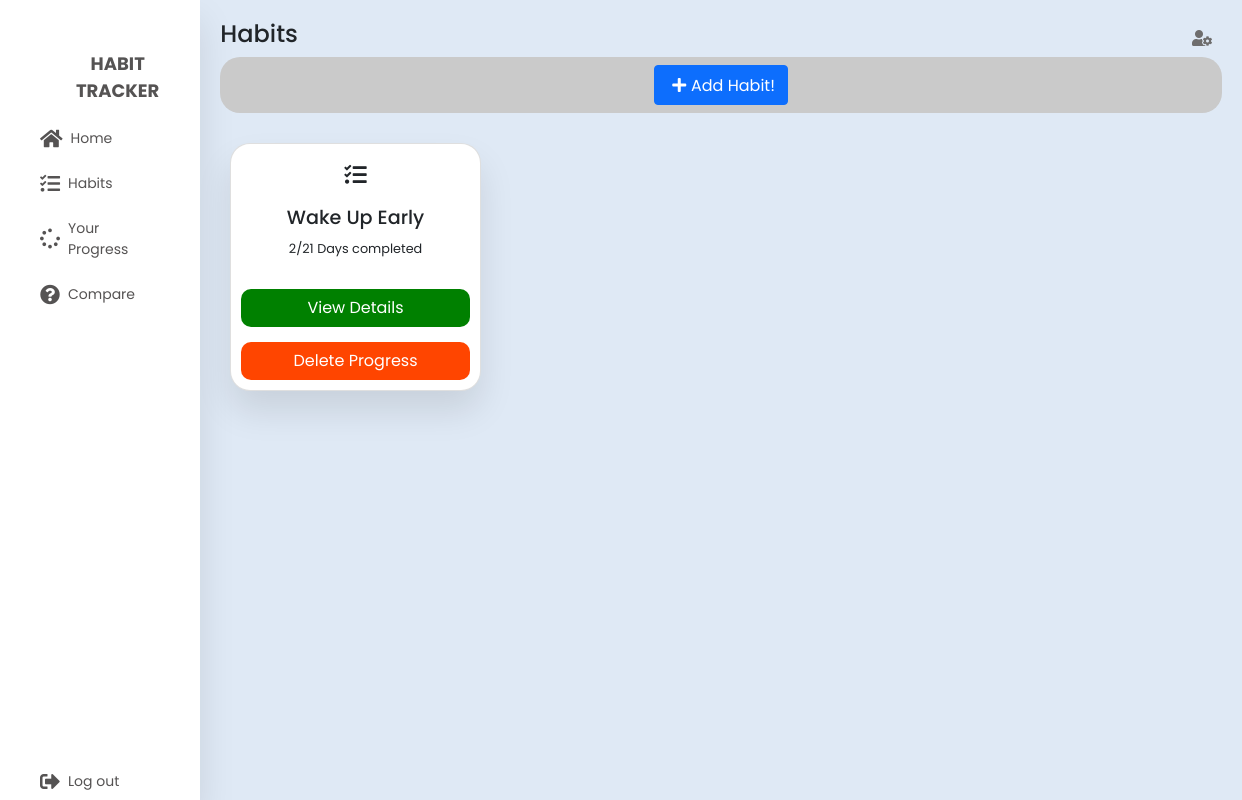
The page /tasks (signed in) on the database as committed earlier.
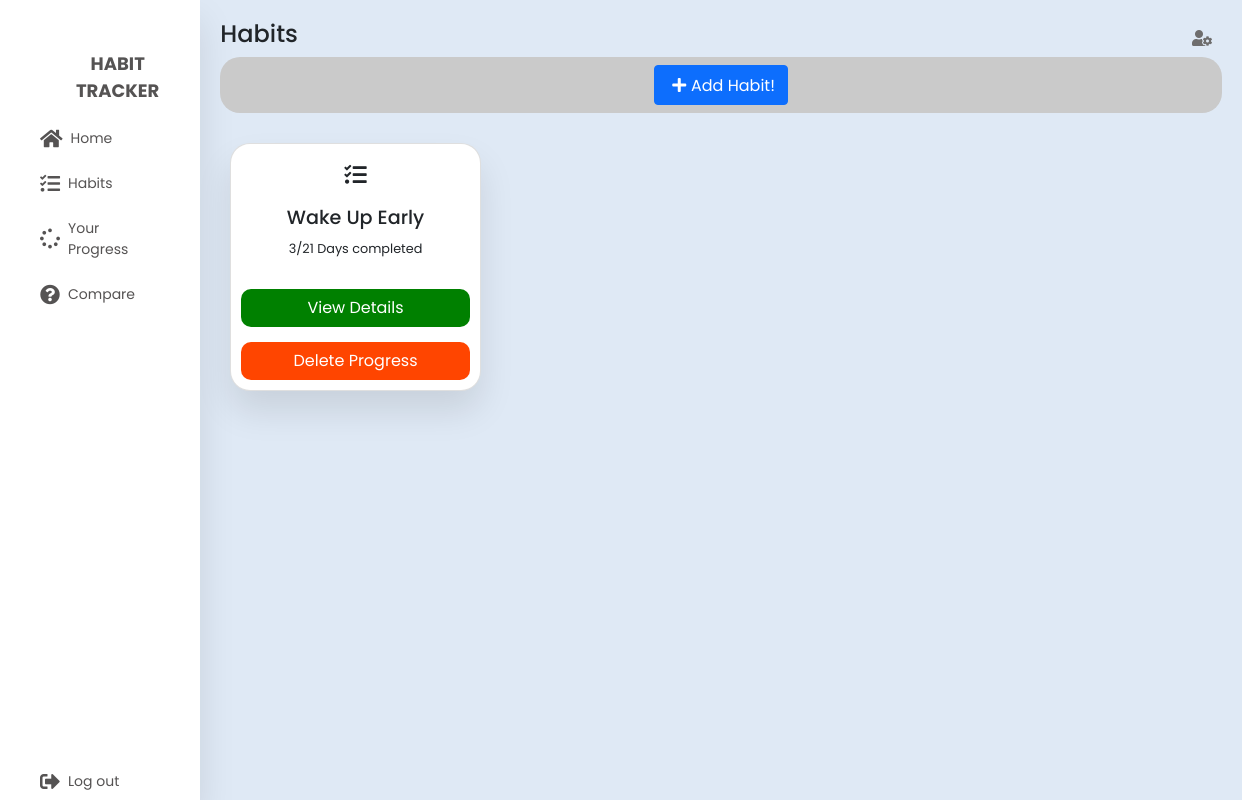
The same page on the database as committed later.
### tables this page shows
CREATE TABLE day_progress (
        id INTEGER PRIMARY KEY AUTOINCREMENT,
        completed_days INTEGER NOT NULL DEFAULT 0,
        user_id INTEGER NOT NULL,
        habit_id INTEGER NOT NULL,
        created_at TIMESTAMP DEFAULT CURRENT_TIMESTAMP,
        updated_at TIMESTAMP,
        FOREIGN KEY (user_id) REFERENCES users(id),
        FOREIGN KEY (habit_id) REFERENCES habits(id)
    );

CREATE TABLE habits (
        id INTEGER PRIMARY KEY AUTOINCREMENT,
        title VARCHAR(250) NOT NULL,
        duration INTEGER NOT NULL,
        user_id INTEGER NOT NULL,
        created_at TIMESTAMP DEFAULT CURRENT_TIMESTAMP,
        updated_at TIMESTAMP,
        FOREIGN KEY (user_id) REFERENCES users(id)
    );

### server.py (the view)
@app.route("/tasks")
def tasks():
	if not is_logged_in():
		return redirect(url_for("loginPage"))
	tasks = get_habits_by_day_progress(int(get_login_session()))
	return render_template('tasks.html', tasks=tasks);

### dbconnection.py (called while the page is built)
def get_db_connection():
    conn = sqlite3.connect('database.db')
    conn.row_factory = sqlite3.Row
    return conn

### server.py (called while the page is built)
def is_logged_in():
	if not session.get("user_id"):
		return False
	else:
		return True

def get_login_session():
	return session["user_id"]

### services/habits.py (called while the page is built)
def get_habits_by_day_progress(user_id=0):
    conn = dbconnection()
    habits = conn.execute("select habits.*, day_progress.completed_days from day_progress inner join habits on day_progress.habit_id=habits.id where day_progress.user_id=?",(user_id,)).fetchall()
    conn.commit()
    conn.close()
    return habits

### templates/tasks.html (shortened to what this page needs)
{% with title='Tasks | Habit Tracker' %} {% include "header.html" %} {% endwith
%}
<section class="main">
	<div class="main-top">
		<h1>Habits</h1>
		<i class="fas fa-user-cog"></i>
	</div>
	<center class="nodatacnt">
		<button
			type="button"
			class="btn btn-primary"
			data-bs-toggle="modal"
			data-bs-target="#addtask"
		>
			<i class="fas fa-plus"></i>Add Habit!
		</button>
	</center>
	<div class="main-skills">
		{% block content %} {% for task in tasks %}
		<div class="card">
			<i class="fas fa-tasks"></i>
			<h3>{{task['title']}}</h3>
			<p>{{task['completed_days']}}/{{task['duration']}} Days completed</p>
			<button
				class="button"
				onclick="window.location.href
				=`/habit_details/{{task['id']}}`"
				style="background-color: green"
			>
				View Details
			</button>
			<button class="button delete-btn" data-id="{{task['id']}}">
				Delete Progress
			</button>
		</div>
		{% endfor %} {% endblock %}
	</div>
</section>
{% include 'footer.html' %}

Rows that differ between the two databases and show on the page:
changed day_progress "Wake Up Early": completed_days "2" → "3"
